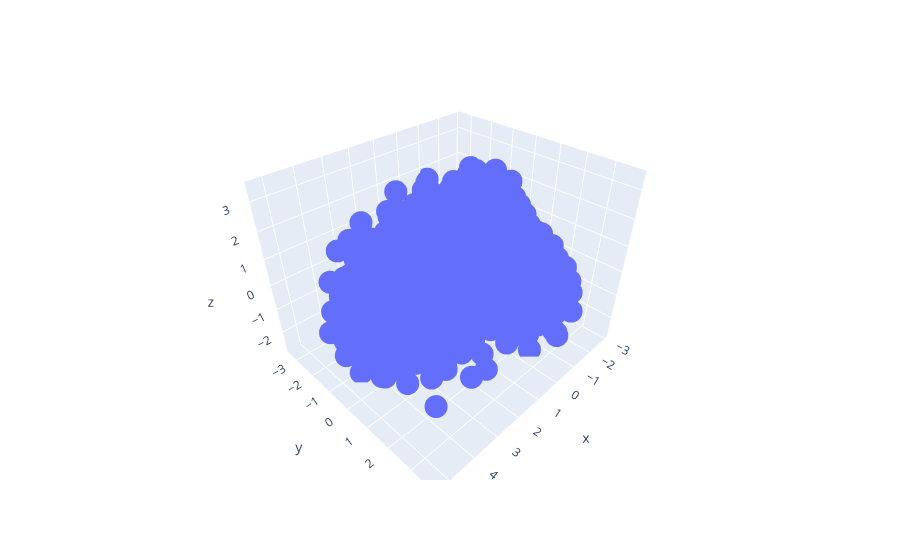

The cell this chart's notebook holds for it:
### Code cell
pca_2 = PCA(0.7)
pca_2.fit(X_norm_2)

pc1 = pca_2.transform(X_norm_2)[:,0]
pc2 = pca_2.transform(X_norm_2)[:,1]
pc3 = pca_2.transform(X_norm_2)[:,2]

import plotly.express as px

fig = px.scatter_3d(x=pc1, y=pc2, z=pc3)
fig.show();

### Figure 1 — Plotly figure (JSON) as saved in the notebook; plotly's stock layout.template omitted (floating-point values rounded to 4 significant figures; data arrays with more than 128 entries replaced by an {"elided": "..."} marker saying what was removed)
{"data": [{"hovertemplate": "x=%{x}<br>y=%{y}<br>z=%{z}<extra></extra>", "legendgroup": "", "marker": {"color": "#636efa", "symbol": "circle"}, "mode": "markers", "name": "", "scene": "scene", "showlegend": false, "type": "scatter3d", "x": {"elided": "2212 float values"}, "y": {"elided": "2212 float values"}, "z": {"elided": "2212 float values"}}], "layout": {"legend": {"tracegroupgap": 0}, "margin": {"t": 60}, "scene": {"domain": {"x": [0, 1], "y": [0, 1]}, "xaxis": {"title": {"text": "x"}}, "yaxis": {"title": {"text": "y"}}, "zaxis": {"title": {"text": "z"}}}}}
